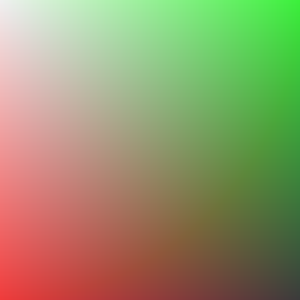
Frame 1 (no input)
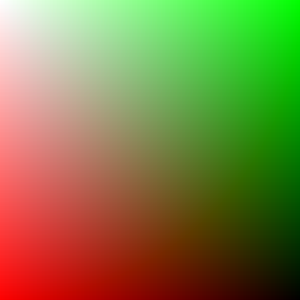
Frame 60 (the mouse pressed at the canvas centre just before this capture)
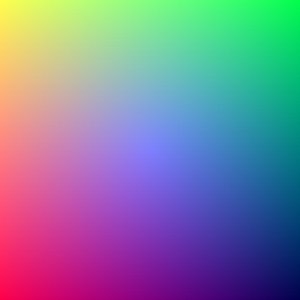
Frame 120 (the mouse held since frame 60 and released just before this capture)

The Processing sketch that drew these frames (run headless with seeded random() and noise(); from frame 60 on, the mouse is pressed at the canvas centre):

// Processing sketch: Question_2
// ── Question_2.pde
void setup() {
  size(300, 300);
}

void draw(){
  for (int i = 0; i < width; i++) {
    for (int j = 0; j < height; j++) {
      int r = int(map(i, 0, width, 255, 0));
      int g = int(map(j, 0, height, 255, 0));
      float d=dist(mouseX, mouseY, i, j);
      int b = int(map(d, 0, width, 255,0));
      stroke(r, g, b);
      point(i, j);
    }
  }
}
